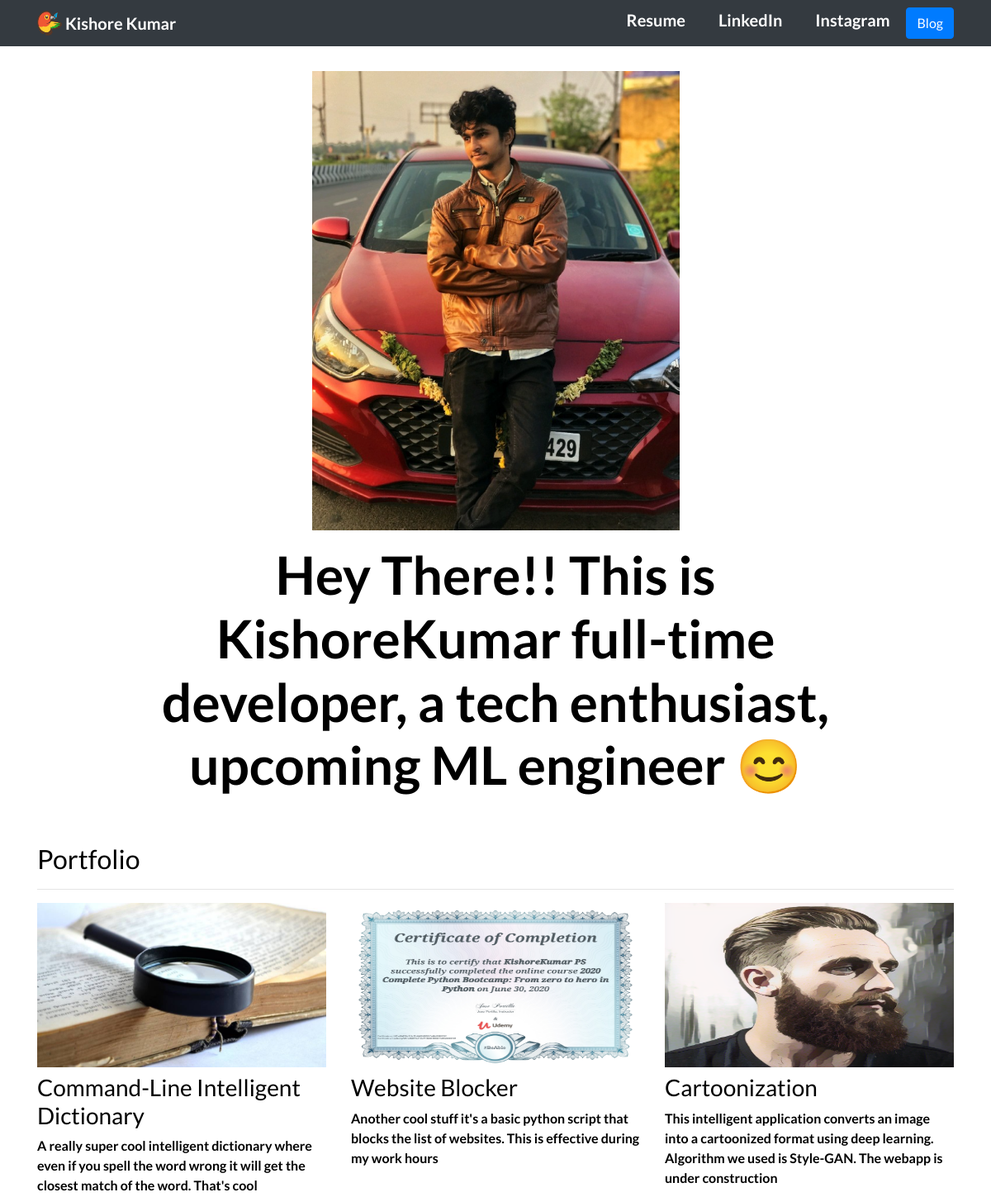
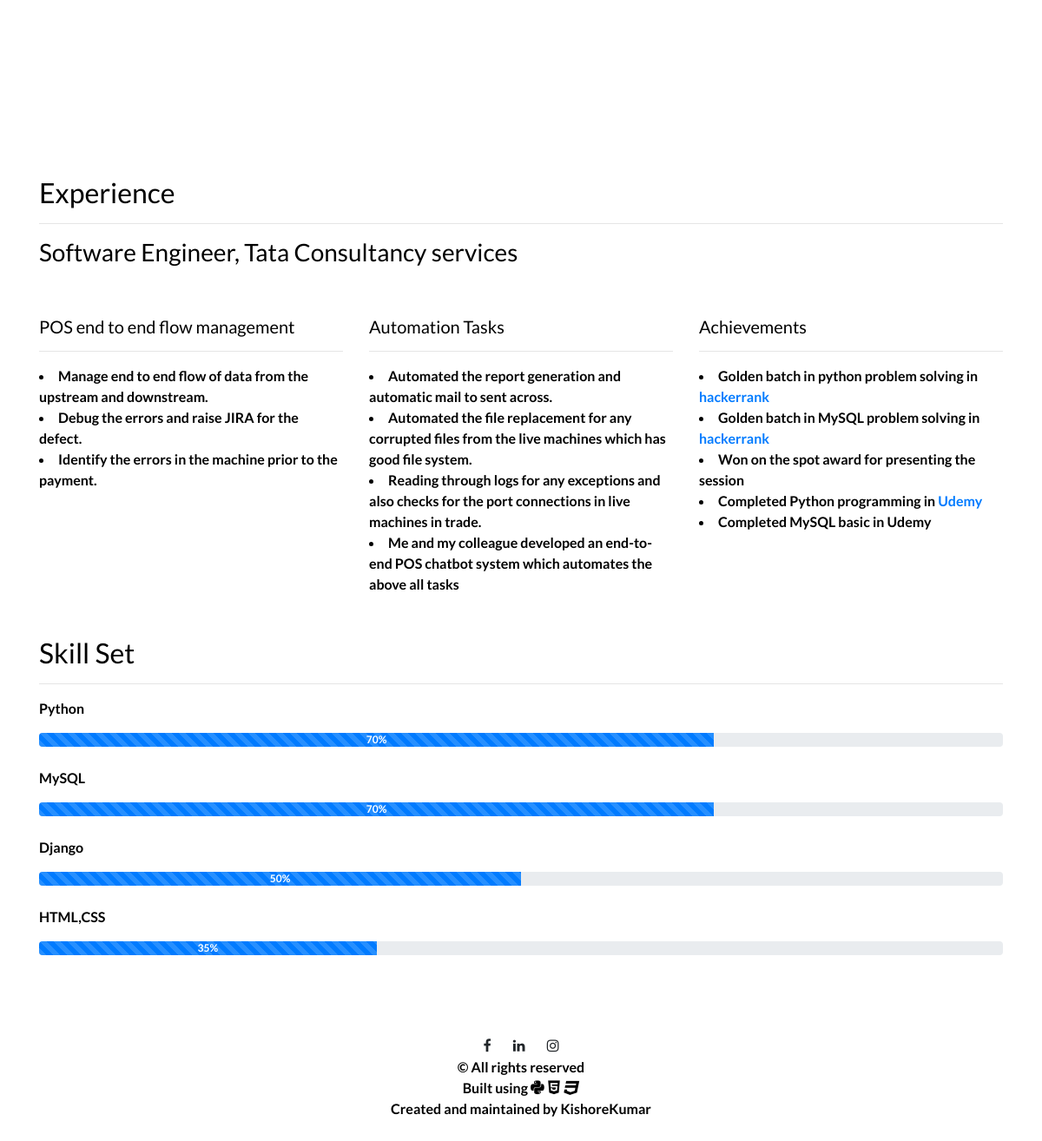
The page / on the database its author committed (2 pictures, top to bottom).
### portfolio/models.py (models this page shows, shortened)
class Project(models.Model):
    title = models.CharField(max_length = 100)
    description = models.CharField(max_length  = 200)
    image  = models.ImageField(upload_to = "portfolio/images/")
    url = models.URLField(blank = True)

class Experience(models.Model):
    title = models.CharField(max_length = 100)
    description = models.TextField()
    url = models.URLField(blank=True)

### portfolio/views.py (the view)
# urls.py: 2. Add a URL to urlpatterns:  path('', views.home, name='home')
def home(request):
    projects = Project.objects.all()
    experience = Experience.objects.all()
    return render(request,'portfolio/home.html',{'projects':projects, 'experience':experience})

### portfolio/templates/portfolio/home.html (shortened to what this page needs)
{% extends "portfolio/base.html" %}
{% block body %}
{% load static %}
{% load thumbnail %}
<div class="row justify-content-center my-3">
  <div class="col-5">
    <img src="{% static 'portfolio/my_dp.png' %}"class="img-fluid">
  </div>
</div>
<div class="row justify-content-center mb-3">
  <div class="col-md-9 text-center">
    <h1 id="hometext" class="font-weight-bold">Hey There!! This is KishoreKumar full-time developer, a tech enthusiast, upcoming ML engineer 😊</h1>
  </div>
</div>
<h2 class="mt-5">Portfolio</h2>
<hr>
<div class="row">
  {% for project in projects %}
  <div class="col-lg-4 col-md-6">
    {% if project.url %}
    <a href="{{ project.url }}">
      <img src="{{ project.image.url }}" style='width:100%;height:39%;' class="img-fluid mb-2">
    </a>
    {% else %}
    <img src="{{ project.image.url }}" style='width:100%;height:39%;' class="img-fluid mb-2">
{% endif %}
    <h3>{{ project.title }}</h3>
    <p>{{ project.description }}</p>
  </div>
  {% endfor %}
</div>
<h2 class="mt-5">Experience</h2>
<hr>
<h3>Software Engineer, Tata Consultancy services</h3>
<div class="row">
  {% for exp in experience %}
  <div class="col-lg-4 col-md-6">
      <h5 class = "mt-5">{{ exp.title }}</h5>
      <hr>
      {% for line in exp.description.splitlines %}
        <li> {{ line|safe }}</li>
        {% endfor %}
  </div>
{% endfor %}
<br>
<div class="container">
  <h2 class = "mt-5">Skill Set</h2>
  <hr>
  <p>Python</p>
  <div class="progress">
    <div class="progress-bar progress-bar-striped progress-bar-animated" style="width:70%">70%</div>
  </div><br>
  <p>MySQL</p>
  <div class="progress">
    <div class="progress-bar progress-bar-striped progress-bar-animated" style="width:70%">70%</div>
  </div><br>
  <p>Django</p>
  <div class="progress">
    <div class="progress-bar progress-bar-striped progress-bar-animated" style="width:50%">50%</div>
  </div><br>
  <p>HTML,CSS</p>
  <div class="progress">
    <div class="progress-bar progress-bar-striped progress-bar-animated" style="width:35%">35%</div>
  </div><br>
</div>
{% endblock %}

### portfolio/templates/portfolio/base.html (shortened to what this page needs)
{% load static %}
<!doctype html>
<html lang="en">
<head>
  <link rel="stylesheet" href="https://use.fontawesome.com/releases/v5.13.0/css/all.css">
  <link rel="stylesheet" href="https://stackpath.bootstrapcdn.com/bootstrap/4.4.1/css/bootstrap.min.css">
  <link rel="stylesheet" href="https://cdnjs.cloudflare.com/ajax/libs/font-awesome/4.7.0/css/font-awesome.min.css">
  <link rel="stylesheet" href="{% static "portfolio/custom.css" %}">
</head>
<body>
  <nav id="topNav" class="navbar navbar-expand-md bg-dark navbar-dark">
    <div class="container">
      <a class="navbar-brand order-md-first" href="{% url 'home' %}">
        <img src="{% static "portfolio/log.png" %}" width="30" height="30" class="d-inline-block align-top" alt="Kichu's Logo">
        <span>Kishore Kumar</span>
      </a>
      <div class="collapse navbar-collapse text-center" id="navbarNav">
        <ul class="navbar-nav ml-auto">
          <li class="nav-item">
            <a class="nav-link1" href="{% static "portfolio/KISHOREFINAL.pdf" %}">Resume</a>
          </li>
          <li class="nav-item">
            <a class="nav-link2" href="https://www.linkedin.com/in/kishore-kumar-ab6a7b167/" target="_blank">LinkedIn</a>
          </li>
          <li class="nav-item">
            <a class="nav-link3" href="https://www.instagram.com/kishore_8056/" target="_blank">Instagram</a>
          </li>
          <li>
            <a role="button" href="{% url 'blog:all_blogs' %}" class="btn btn-primary">Blog</a>
          </li>
        </ul>
      </div>
    </div>
  </nav>
  <div class="container">
    <div class="mydiv">
    {% block body %}
    {% endblock %}
  </div>
  </div>
  <footer>
    <div class="container">
      <div class="row">
        <div class="col-sm-12">
          <div class="row-footer">
            <div class="footer-nav">
              <a class="btn btn-social-icon btn-facebook" href="https://www.facebook.com/profile.php?id=100005645859402">
                <i class="fa fa-facebook"></i>
              </a>
              <a class="btn btn-social-icon btn-linkedin" href="https://www.linkedin.com/in/kishore-kumar-ab6a7b167/">
                <i class="fa fa-linkedin"></i>
              </a>
              <a class="btn btn-social-icon btn-Instagram" href="https://www.instagram.com/kishore_8056/">
                <i class="fa fa-instagram"></i>
              </a>
              <div id = "footer">
                &copy; All rights reserved<br>
                Built using <i class="fab fa-python" title="Python" style='font-size:18px;color:black;'>&nbsp;
                </i><i class='fab fa-html5' title="HTML" style='font-size:18px;color:black'>&nbsp;</i><i class="fa fa-css3" title = "CSS" aria-hidden="true" style='font-size:18px;'></i><br>
                Created and maintained by KishoreKumar
              </div>
            </div>
          </div>
        </div>
      </div>
    </div>
  </footer>
</body>
</html>

### portfolio/static/portfolio/custom.css (style rules this page uses)
html, body { height: 100%; }
body { height:100%; width:100%; color:black; font-weight:bold; animation: myanimation 10s infinite; padding-top: 70px; }
.navbar { position:fixed; top:0; z-index: 100; width:100%; }
.navbar-brand { transition: 0.4s; color: #ffffff; font-size: 20px; }
.nav-link1 { transition: 0.4s; color: #ffffff; font-size: 20px; text-decoration: none; padding: 0 10px; margin: 0 10px; }
.nav-link2 { transition: 0.4s; color: #ffffff; font-size: 20px; text-decoration: none; padding: 0 10px; margin: 0 10px; }
.nav-link3 { transition: 0.4s; color: #ffffff; font-size: 20px; text-decoration: none; padding: 0 10px; margin: 0 10px; }
.row-footer { position: relative; background: transparent; margin: 10px 0; text-align: center; }
.footer-nav { text-align: center; padding: 40px 0; }
.footer-nav a { display: inline-block; padding: 0 10px; }
body { font-family: 'Lato', sans-serif; }
@media (min-width: 992px) { #hometext { font-size: 4rem; } }

### rows shown on the page
Project: image (picture), title "Command-Line Intelligent Dictionary", description "A really super cool intelligent dictionary where even if you spell the word wrong it will get the closest match of the word. That's cool"
Project: image (picture), title "Website Blocker", description "Another cool stuff it's a basic python script that blocks the list of websites. This is effective during my work hours"
Project: image (picture), title "Cartoonization", description "This intelligent application converts an image into a cartoonized format using deep learning. Algorithm we used is Style-GAN. The webapp is under construction"
Experience: title "POS end to end flow management", splitlines "Manage end to end flow of data from the upstream and downstream." "Debug the errors and raise JIRA for the defect." "Identify the errors in the machine prior to the payment."
Experience: title "Automation Tasks", splitlines "Automated the report generation and automatic mail to sent across." "Automated the file replacement for any corrupted files from the live machines which has good file system." "Reading through logs for any exceptions and also checks for the port connections in live machines in trade." "Me and my colleague developed an end-to-end POS chatbot system which automates the above all tasks"
Experience: title "Achievements", splitlines "Golden batch in python problem solving in hackerrank" "Golden batch in MySQL problem solving in hackerrank" "Won on the spot award for presenting the session" "Completed Python programming in Udemy" "Completed MySQL basic in Udemy"
